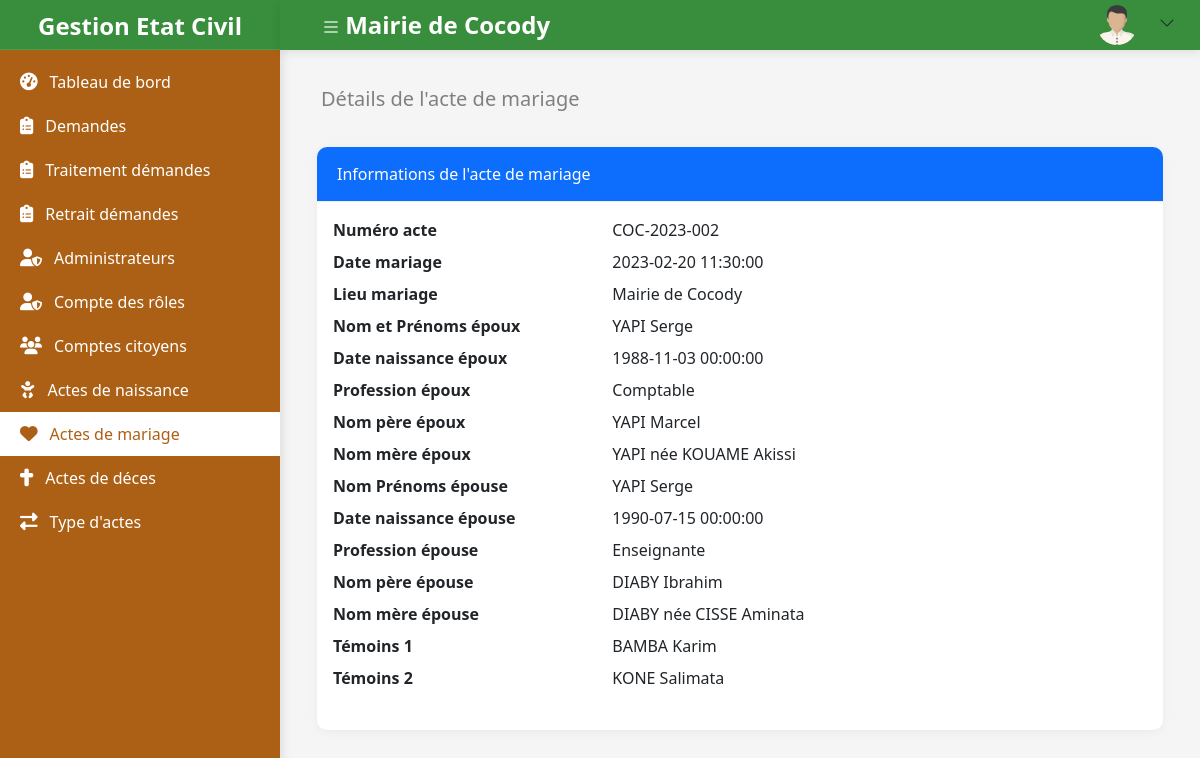
Screenshot of /admin/actes_mariages/details.php?id=2 (signed in) with the database file from the repository.
### tables this page shows
CREATE TABLE actes_mariage (
    id INT PRIMARY KEY AUTO_INCREMENT,
    numero_registre VARCHAR(50) NOT NULL,
    annee_registre INT NOT NULL,
    date_mariage_lettre VARCHAR(225)  NOT NULL,
    date_mariage DATETIME NOT NULL,
    lieu_mariage VARCHAR(100) NOT NULL,
    nom_prenoms_epoux VARCHAR(100) NOT NULL,
    date_naissance_epoux DATETIME NOT NULL,
    profession_epoux VARCHAR(100) ,
    nom_pere_epoux VARCHAR(100) NOT NULL,
    nom_mere_epoux VARCHAR(100) NOT NULL,
    nom_prenoms_epouse VARCHAR(100) NOT NULL,
    profession_epouse VARCHAR(100) ,
    date_naissance_epouse DATETIME NOT NULL,
    nom_pere_epouse VARCHAR(100) NOT NULL,
    nom_mere_epouse VARCHAR(100) NOT NULL,
    temoin_homme VARCHAR(100) NOT NULL,
    temoin_femme VARCHAR(100) NOT NULL,
    mention_divorce TEXT,
    create_by VARCHAR(100) NOT NULL,
    created_at DATETIME NOT NULL DEFAULT now(),
    updated_at DATETIME NOT NULL DEFAULT now()
);

### app/repositories/acte_mariage_repository.php (called while the page is built, shortened)
<?php
require_once dirname(dirname(__DIR__)) . DIRECTORY_SEPARATOR . 'app/models/acte_mariage_model.php';
class ActeMariageRepository {
    private $db;
    public function __construct($pdo) {
        $this->db = $pdo;
    }
    public function findById(int $id): ?ActeMariageModel {
        $stmt = $this->db->prepare("SELECT * FROM actes_mariage WHERE id = :id LIMIT 1");
        $stmt->execute([':id' => $id]);
        $data = $stmt->fetch(PDO::FETCH_ASSOC);
        return $data ? ActeMariageModel::fromArray($data) : null;
    }
}

### app/models/acte_mariage_model.php (called while the page is built, shortened)
<?php
class ActeMariageModel {
    private ?int $id;
    private string $numeroRegistre;
    private string $dateMariage;
    private string $lieuMariage;
    private string $nomPrenomsEpoux;
    private string $dateNaissanceEpoux;
    private ?string $professionEpoux;
    private string $nomPereEpoux;
    private string $nomMereEpoux;
    private ?string $professionEpouse;
    private string $dateNaissanceEpouse;
    private string $nomPereEpouse;
    private string $nomMereEpouse;
    private string $temoinHomme;
    private string $temoinFemme;
    public function __construct(
        ?int $id = null,
        string $numeroRegistre = '',
        int $anneeRegistre = 0,
        string $dateMariageLettre = '',
        string $dateMariage = '',
        string $lieuMariage = '',
        string $nomPrenomsEpoux = '',
        string $dateNaissanceEpoux = '',
        ?string $professionEpoux = null,
        string $nomPereEpoux = '',
        string $nomMereEpoux = '',
        string $nomPrenomsEpouse = '',
        ?string $professionEpouse = null,
        string $dateNaissanceEpouse = '',
        string $nomPereEpouse = '',
        string $nomMereEpouse = '',
        string $temoinHomme = '',
        string $temoinFemme = '',
        ?string $mentionDivorce = null,
        string $createBy = '',
        string $createdAt = '',
        string $updatedAt = ''
    ) {
        $this->id = $id;
        $this->numeroRegistre = $numeroRegistre;
        $this->dateMariage = $dateMariage;
        $this->lieuMariage = $lieuMariage;
        $this->nomPrenomsEpoux = $nomPrenomsEpoux;
        $this->dateNaissanceEpoux = $dateNaissanceEpoux;
        $this->professionEpoux = $professionEpoux;
        $this->nomPereEpoux = $nomPereEpoux;
        $this->nomMereEpoux = $nomMereEpoux;
        $this->professionEpouse = $professionEpouse;
        $this->dateNaissanceEpouse = $dateNaissanceEpouse;
        $this->nomPereEpouse = $nomPereEpouse;
        $this->nomMereEpouse = $nomMereEpouse;
        $this->temoinHomme = $temoinHomme;
        $this->temoinFemme = $temoinFemme;
    }
    public function getId(): ?int { return $this->id; }
    public function getNumeroRegistre(): string { return $this->numeroRegistre; }
    public function getDateMariage(): string { return $this->dateMariage; }
    public function getLieuMariage(): string { return $this->lieuMariage; }
    public function getNomPrenomsEpoux(): string { return $this->nomPrenomsEpoux; }
    public function getDateNaissanceEpoux(): string { return $this->dateNaissanceEpoux; }
    public function getProfessionEpoux(): ?string { return $this->professionEpoux; }
    public function getNomPereEpoux(): string { return $this->nomPereEpoux; }
    public function getNomMereEpoux(): string { return $this->nomMereEpoux; }
    public function getProfessionEpouse(): ?string { return $this->professionEpouse; }
    public function getDateNaissanceEpouse(): string { return $this->dateNaissanceEpouse; }
    public function getNomPereEpouse(): string { return $this->nomPereEpouse; }
    public function getNomMereEpouse(): string { return $this->nomMereEpouse; }
    public function getTemoinHomme(): string { return $this->temoinHomme; }
    public function getTemoinFemme(): string { return $this->temoinFemme; }
    public function setId(?int $id): self { $this->id = $id; return $this; }
    public function setNumeroRegistre(string $numeroRegistre): self { $this->numeroRegistre = $numeroRegistre; return $this; }
    public function setAnneeRegistre(int $anneeRegistre): self { $this->anneeRegistre = $anneeRegistre; return $this; }
    public function setDateMariageLettre(string $dateMariageLettre): self { $this->dateMariageLettre = $dateMariageLettre; return $this; }
    public function setDateMariage(string $dateMariage): self { $this->dateMariage = $dateMariage; return $this; }
    public function setLieuMariage(string $lieuMariage): self { $this->lieuMariage = $lieuMariage; return $this; }
    public function setNomPrenomsEpoux(string $nomPrenomsEpoux): self { $this->nomPrenomsEpoux = $nomPrenomsEpoux; return $this; }
    public function setDateNaissanceEpoux(string $dateNaissanceEpoux): self { $this->dateNaissanceEpoux = $dateNaissanceEpoux; return $this; }
    public function setProfessionEpoux(?string $professionEpoux): self { $this->professionEpoux = $professionEpoux; return $this; }
    public function setNomPereEpoux(string $nomPereEpoux): self { $this->nomPereEpoux = $nomPereEpoux; return $this; }
    public function setNomMereEpoux(string $nomMereEpoux): self { $this->nomMereEpoux = $nomMereEpoux; return $this; }
    public function setNomPrenomsEpouse(string $nomPrenomsEpouse): self { $this->nomPrenomsEpouse = $nomPrenomsEpouse; return $this; }
    public function setProfessionEpouse(?string $professionEpouse): self { $this->professionEpouse = $professionEpouse; return $this; }
    public function setDateNaissanceEpouse(string $dateNaissanceEpouse): self { $this->dateNaissanceEpouse = $dateNaissanceEpouse; return $this; }
    public function setNomPereEpouse(string $nomPereEpouse): self { $this->nomPereEpouse = $nomPereEpouse; return $this; }
    public function setNomMereEpouse(string $nomMereEpouse): self { $this->nomMereEpouse = $nomMereEpouse; return $this; }
    public function setTemoinHomme(string $temoinHomme): self { $this->temoinHomme = $temoinHomme; return $this; }
    public function setTemoinFemme(string $temoinFemme): self { $this->temoinFemme = $temoinFemme; return $this; }
    public function setMentionDivorce(?string $mentionDivorce): self { $this->mentionDivorce = $mentionDivorce; return $this; }
    public function setCreateBy(string $createBy): self { $this->createBy = $createBy; return $this; }
    public function setCreatedAt(string $createdAt): self { $this->createdAt = $createdAt; return $this; }
    public function setUpdatedAt(string $updatedAt): self { $this->updatedAt = $updatedAt; return $this; }
    public static function fromArray(array $data): self {
        return (new self())
            ->setId($data['id'] ?? null)
            ->setNumeroRegistre($data['numero_registre'] ?? '')
            ->setAnneeRegistre($data['annee_registre'] ?? date('Y'))
            ->setDateMariageLettre($data['date_mariage_lettre'] ?? '')
            ->setDateMariage($data['date_mariage'] ?? '')
            ->setLieuMariage($data['lieu_mariage'] ?? '')
            ->setNomPrenomsEpoux($data['nom_prenoms_epoux'] ?? '')
            ->setDateNaissanceEpoux($data['date_naissance_epoux'] ?? '')
            ->setProfessionEpoux($data['profession_epoux'] ?? null)
            ->setNomPereEpoux($data['nom_pere_epoux'] ?? '')
            ->setNomMereEpoux($data['nom_mere_epoux'] ?? '')
            ->setNomPrenomsEpouse($data['nom_prenoms_epouse'] ?? '')
            ->setProfessionEpouse($data['profession_epouse'] ?? null)
            ->setDateNaissanceEpouse($data['date_naissance_epouse'] ?? '')
            ->setNomPereEpouse($data['nom_pere_epouse'] ?? '')
            ->setNomMereEpouse($data['nom_mere_epouse'] ?? '')
            ->setTemoinHomme($data['temoin_homme'] ?? '')
            ->setTemoinFemme($data['temoin_femme'] ?? '')
            ->setMentionDivorce($data['mention_divorce'] ?? null)
            ->setCreateBy($data['create_by'] ?? '')
            ->setCreatedAt($data['created_at'] ?? '')
            ->setUpdatedAt($data['updated_at'] ?? '');
    }
}

### admin/actes_mariages/details.php (the view, shortened to what this page needs)
<?php
require_once __DIR__ . '/../../app/config/database.php';
require_once __DIR__ . '/../../admin/content_render.php';
require_once __DIR__ . '/../../app/helpers/action_helper.php';
require_once __DIR__ . '/../../app/repositories/acte_mariage_repository.php';
$acteMariageRepository = new ActeMariageRepository($db);
$id = $_GET['id'] ?? null;
try {
    $acte = $acteMariageRepository->findById((int)$id);
} catch (Exception $e) {
    die("Erreur : " . $e->getMessage());
}
?>
<?php include '../partials/header.php'; ?>
<main class="main-content">
    <?= ContentRendu::header(
        "Détails de l'acte de mariage",
        [
            ActionHelper::bntIcon('Retour', 'bi bi-arrow-left', 'list.php', 'btn-secondary'),
            ActionHelper::bntIcon('Modifier', 'bi bi-pencil-square', 'edit.php?id=' . htmlspecialchars($acte->getId()), 'btn-warning'),
        ]
    ) ?>
 <div class="container mt-4">
    <div class="card">
        <div class="card-header bg-primary text-white">
            Informations de l'acte de mariage
        </div>
        <div class="card-body">
            <dl class="row">
                <dt class="col-sm-4">Numéro acte</dt>
                <dd class="col-sm-8"><?= htmlspecialchars($acte->getNumeroRegistre()) ?></dd>
                <dt class="col-sm-4">Date mariage</dt>
                <dd class="col-sm-8"><?= htmlspecialchars($acte->getDateMariage()) ?></dd>
                <dt class="col-sm-4">Lieu mariage</dt>
                <dd class="col-sm-8"><?= htmlspecialchars($acte->getLieuMariage()) ?></dd>
                <dt class="col-sm-4">Nom et Prénoms époux</dt>
                <dd class="col-sm-8"><?= htmlspecialchars($acte->getNomPrenomsEpoux()) ?></dd>
                <dt class="col-sm-4">Date naissance époux</dt>
                <dd class="col-sm-8"><?= htmlspecialchars($acte->getDateNaissanceEpoux()) ?></dd>
                <dt class="col-sm-4">Profession époux</dt>
                <dd class="col-sm-8"><?= htmlspecialchars($acte->getProfessionEpoux()) ?></dd>
                <dt class="col-sm-4">Nom père époux</dt>
                <dd class="col-sm-8"><?= htmlspecialchars($acte->getNomPereEpoux()) ?></dd>
                <dt class="col-sm-4">Nom mère époux</dt>
                <dd class="col-sm-8"><?= htmlspecialchars($acte->getNomMereEpoux()) ?></dd>
                <dt class="col-sm-4">Nom Prénoms épouse</dt>
                <dd class="col-sm-8"><?= htmlspecialchars($acte->getNomPrenomsEpoux()) ?></dd>
                <dt class="col-sm-4">Date naissance épouse</dt>
                <dd class="col-sm-8"><?= htmlspecialchars($acte->getDateNaissanceEpouse()) ?></dd>
                <dt class="col-sm-4">Profession épouse</dt>
                <dd class="col-sm-8"><?= htmlspecialchars($acte->getProfessionEpouse()) ?></dd>
                <dt class="col-sm-4">Nom père épouse</dt>
                <dd class="col-sm-8"><?= htmlspecialchars($acte->getNomPereEpouse()) ?></dd>
                <dt class="col-sm-4">Nom mère épouse</dt>
                <dd class="col-sm-8"><?= htmlspecialchars($acte->getNomMereEpouse()) ?></dd>
                <dt class="col-sm-4">Témoins 1</dt>
                <dd class="col-sm-8"><?= nl2br(htmlspecialchars($acte->getTemoinHomme())) ?></dd>
                <dt class="col-sm-4">Témoins 2</dt>
                <dd class="col-sm-8"><?= nl2br(htmlspecialchars($acte->getTemoinFemme())) ?></dd>
            </dl>
        </div>
    </div>
</div>
</main>
<?php include '../partials/footer.php'; ?>

### assets/css/admin.css (style rules this page uses)
:root { --primary-color: white; --sidebar-width: 280px; --header-height: 50px; --orange: #ac6015; --orange-clair: #FFB74D; --blanc: #FFFFFF; --vert: #4CAF50; --vert-fonce: #388E3C; --gris: #F5F5F5; }
body { display: flex; min-height: 100vh; background-color: #f5f5f5; margin: 0; padding: 0; }
.main-content { margin-left: var(--sidebar-width); margin-top: var(--header-height); padding: 25px; flex: 1; transition: margin-left 0.3s ease; }
.card { border-radius: 10px; box-shadow: 0 2px 10px rgba(0,0,0,0.05); border: none; margin-bottom: 25px; }
.card-header { display: flex; justify-content: space-between; align-items: center; background-color: white; border-bottom: 1px solid #eee; font-weight: 500; padding: 15px 20px; border-radius: 10px 10px 0 0 !important; }

### rows the page displays
actes_mariage: numero_registre "COC-2023-002", date_mariage "2023-02-20 11:30:00", lieu_mariage "Mairie de Cocody", nom_prenoms_epoux "YAPI Serge", date_naissance_epoux "1988-11-03 00:00:00", profession_epoux "Comptable", nom_pere_epoux "YAPI Marcel", nom_mere_epoux "YAPI née KOUAME Akissi", date_naissance_epouse "1990-07-15 00:00:00", profession_epouse "Enseignante", nom_pere_epouse "DIABY Ibrahim", nom_mere_epouse "DIABY née CISSE Aminata", temoin_homme "BAMBA Karim", temoin_femme "KONE Salimata"

### other values shown
$nav['name'] "Tableau de bord"
$nav['name'] "Demandes"
$nav['name'] "Traitement démandes"
$nav['name'] "Retrait démandes"
$nav['name'] "Administrateurs"
$nav['name'] "Compte des rôles"
$nav['name'] "Comptes citoyens"
$nav['name'] "Actes de naissance"
$nav['name'] "Actes de mariage"
$nav['name'] "Actes de déces"
$nav['name'] "Type d'actes"
COMMUNE_NAME "Mairie de Cocody"
$title "Détails de l'acte de mariage"
